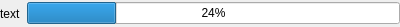
<?xml version="1.0" encoding="UTF-8"?>
<ui version="4.0">
 <class>RsaToolbox::TimedProgressBar</class>
 <widget class="QWidget" name="RsaToolbox::TimedProgressBar">
  <property name="geometry">
   <rect>
    <x>0</x>
    <y>0</y>
    <width>400</width>
    <height>27</height>
   </rect>
  </property>
  <property name="sizePolicy">
   <sizepolicy hsizetype="Expanding" vsizetype="Preferred">
    <horstretch>0</horstretch>
    <verstretch>0</verstretch>
   </sizepolicy>
  </property>
  <property name="windowTitle">
   <string>Form</string>
  </property>
  <layout class="QHBoxLayout" name="horizontalLayout" stretch="0,1">
   <property name="spacing">
    <number>6</number>
   </property>
   <property name="leftMargin">
    <number>0</number>
   </property>
   <property name="topMargin">
    <number>0</number>
   </property>
   <property name="rightMargin">
    <number>0</number>
   </property>
   <property name="bottomMargin">
    <number>0</number>
   </property>
   <item>
    <widget class="QLabel" name="label">
     <property name="text">
      <string>text</string>
     </property>
    </widget>
   </item>
   <item>
    <widget class="QProgressBar" name="progressBar">
     <property name="value">
      <number>24</number>
     </property>
    </widget>
   </item>
  </layout>
 </widget>
 <resources/>
 <connections/>
</ui>
